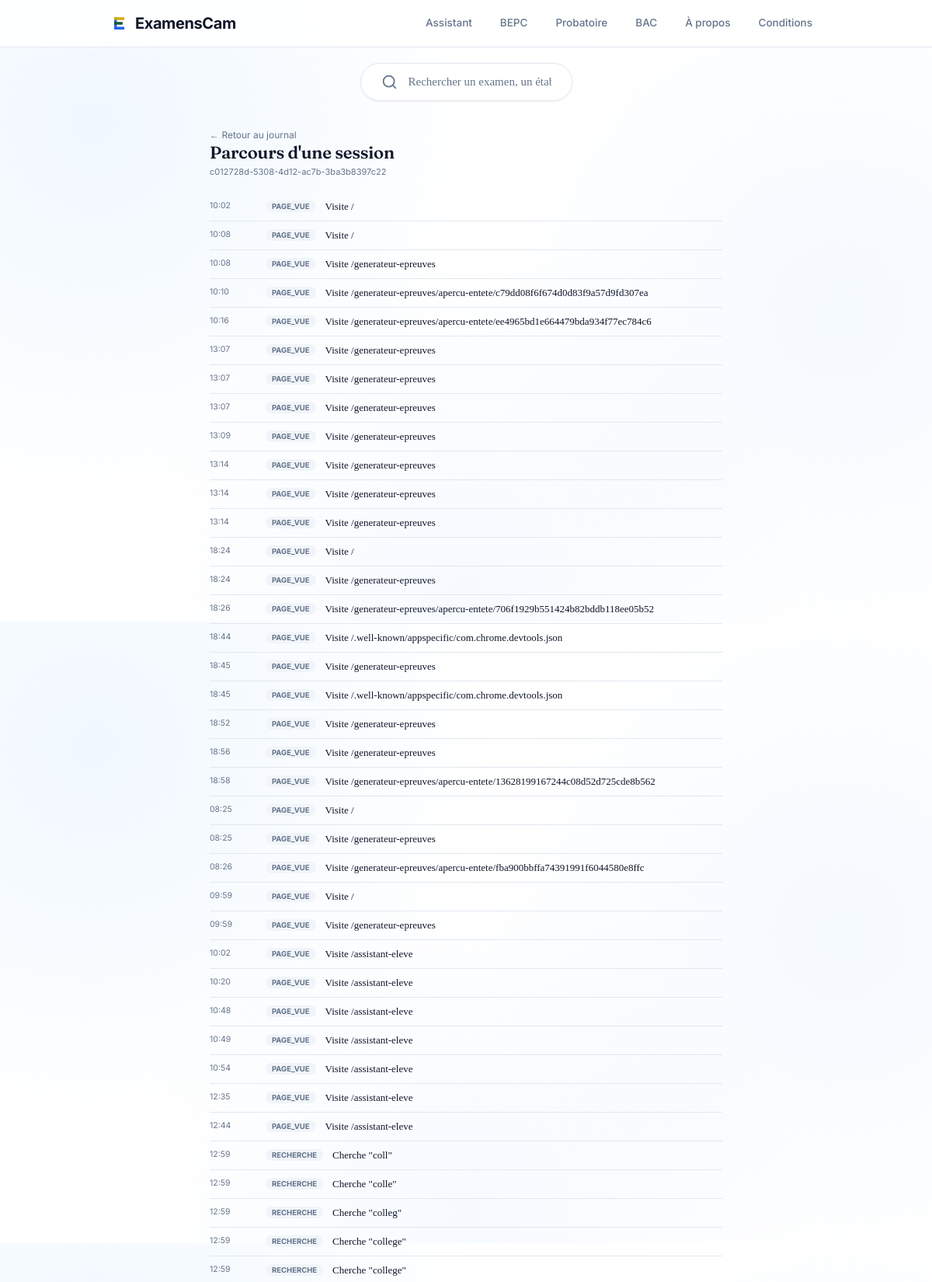
Page /admin/session/c012728d-5308-4d12-ac7b-3ba3b8397c22?jours=7 (signed in, upper part) on the committed database.
### tables this page shows
CREATE TABLE evenements (
            id INTEGER PRIMARY KEY AUTOINCREMENT,
            type_evenement TEXT NOT NULL,   -- 'page_vue', 'recherche', 'clic_resultat', 'redirection_externe', 'vue_blanche'
            session_id TEXT NOT NULL,       -- UUID anonyme, cookie cote client, aucune donnee personnelle
            route TEXT,                     -- chemin de la page (ex: /bac/C)
            niveau TEXT,
            serie TEXT,
            matiere TEXT,
            requete TEXT,                   -- texte tape, si type='recherche'
            destination TEXT,               -- URL cliquee, si type='clic_resultat'
            referrer TEXT,                  -- d'ou vient le visiteur (autre page du site, ou externe)
            date_evenement TEXT DEFAULT (datetime('now'))
        );

### app.py (the view)
@app.route('/admin/session/<session_id>')
@admin_requis
def admin_parcours(session_id):
    jours = request.args.get('jours', 30, type=int)
    return render_template('admin_parcours.html',
        session_id=session_id,
        evenements=stats_parcours_session(session_id, jours),
        jours=jours,
    )

### analytics.py (called while the page is built)
def get_connection():
    conn = sqlite3.connect(DB_PATH)
    conn.row_factory = sqlite3.Row
    return conn

def get_ou_creer_session(request, response=None):
    session_id = request.cookies.get('ec_session')
    if not session_id:
        session_id = str(uuid.uuid4())
    return session_id

def est_probablement_bot(user_agent) -> bool:
    if not user_agent:
        return True
    ua = user_agent.lower()
    return any(b in ua for b in BOTS_CONNUS)

def stats_parcours_session(session_id: str, jours: int = 30) -> list[dict]:
    conn = get_connection()
    try:
        depuis = (datetime.now() - timedelta(days=jours)).strftime('%Y-%m-%d')
        rows = conn.execute(f"""
            SELECT type_evenement, route, niveau, serie, matiere, requete,
                   destination, datetime(date_evenement, '{DECALAGE_HORAIRE_SQL}') as date_evenement
            FROM evenements
            WHERE session_id = ? AND date_evenement >= ?
            ORDER BY date_evenement ASC
        """, (session_id, depuis)).fetchall()
        return [dict(r) for r in rows]
    finally:
        conn.close()

### app.py (called while the page is built, shortened)
@app.context_processor
def inject_globals():
    eleve_nav = None
    eleve_id = session.get('eleve_id')
    if eleve_id:
        eleve_nav = get_eleve_par_id(eleve_id)
        if not eleve_nav:
            session.pop('eleve_id', None)
    return {'site_nom': 'ExamensCam', 'eleve_nav': eleve_nav}

@app.before_request
def _avant_requete():
    g.session_id = get_ou_creer_session(request)
    route_ignoree = any(request.path.startswith(p) for p in ROUTES_IGNOREES_TRACKING)
    admin_actif = session.get('admin_connecte', False)
    bot = est_probablement_bot(request.headers.get('User-Agent'))

@app.after_request
def _apres_requete(response):
    if not request.cookies.get('ec_session') and hasattr(g, 'session_id'):
        response.set_cookie('ec_session', g.session_id, max_age=60*60*24*365, samesite='Lax')
    return response

def admin_requis(f):
    @wraps(f)
    def wrapper(*args, **kwargs):
        if not session.get('admin_connecte'):
            return redirect('/admin/login')
        return f(*args, **kwargs)
    return wrapper

@app.context_processor
def inject_eleve():
    eleve_id = session.get('eleve_id')
    eleve = get_eleve_par_id(eleve_id) if eleve_id else None
    return {'eleve_connecte': eleve}

### templates/admin_parcours.html (shortened to what this page needs)
{% extends 'base.html' %}
{% block content %}
<div class="dash-wrap">
  <a href="/admin/dashboard/journal?jours={{ jours }}" class="dash-back">&larr; Retour au journal</a>
  <h1 class="dash-title">Parcours d'une session</h1>
  <p class="dash-sub">{{ session_id }}</p>
  {% if evenements %}
    {% for e in evenements %}
    <div class="parcours-item">
      <span class="parcours-heure">{{ e.date_evenement[11:16] }}</span>
      <span class="parcours-type">{{ e.type_evenement }}</span>
      <span class="parcours-detail">
        {% if e.type_evenement == 'page_vue' %}
          Visite {{ e.route }}
        {% elif e.type_evenement == 'recherche' %}
          Cherche "{{ e.requete }}"{% if e.niveau %} (contexte {{ e.niveau }}{% if e.matiere %} {{ e.matiere }}{% endif %}){% endif %}
        {% elif e.type_evenement == 'clic_resultat' %}
          Clique vers {{ e.destination }}
        {% elif e.type_evenement == 'redirection_externe' %}
          Redirige vers {{ e.destination }} ({{ e.niveau }} {{ e.serie }} {{ e.matiere }})
        {% else %}
          {{ e.type_evenement }}
        {% endif %}
      </span>
    </div>
    {% endfor %}
  {% else %}
    <div class="parcours-vide">Aucun evenement trouve pour cette session sur la periode.</div>
  {% endif %}
</div>
{% endblock %}

### static/css/nouvelles_pages.css (style rules this page uses)
:root { --ec-paper: #FFFFFF; --ec-ink: #0F172A; --ec-ink-soft: #64748B; --ec-line: #E2E8F0; --ec-line-soft: #F8FAFC; --ec-surface: #FFFFFF; --ec-accent: #2563EB; --ec-accent-soft: #F1F5F9; --ec-serif-titre: 'Fraunces', Georgia, serif; --ec-serif-corps: 'Source Serif 4', Georgia, serif; --ec-serif: var(--ec-serif-corps); --ec-sans: 'Inter', -apple-system, BlinkMacSystemFont, "Segoe UI", Arial, sans-serif; --ec-mono: ui-monospace, "SF Mono", "Cascadia Mono", monospace; }

### templates/base.html (style rules this page uses)
:root { --paper: #FFFFFF; --ink: #0F172A; --ink-soft: #64748B; --line: #E2E8F0; --line-soft: #F8FAFC; --surface: #FFFFFF; --accent: #2563EB; --accent-soft: #F1F5F9; --radius: 8px; }
*, *::before, *::after { box-sizing: border-box; margin: 0; padding: 0; }
html { scroll-behavior: smooth; }
body { font-family: 'Inter', sans-serif; background: radial-gradient(circle at 10% 20%, rgba(218, 237, 255, 0.40) 0%, transparent 40%), radial-gradient(circle at 90% 50%, rgba(226, 239, 255, 0.35) 0%, transparent 40%), radial-gradient(circle at 50% 95%, rgba(236, 244, 255, 0.45) 0%, transparent 45%), var(--paper); color: var(--ink); min-height: 100vh; display: flex; flex-direction: column; -webkit-font-smoothing: antialiased; }
a { color: inherit; }
h1, h2, h3, .serif { font-family: 'Fraunces', serif; font-weight: 700; letter-spacing: -0.01em; }

### templates/admin_parcours.html (style rules this page uses)
.dash-wrap { max-width: 700px; margin: 0 auto; padding: 24px 20px 60px; }
.dash-title { font-family: 'Fraunces', serif; font-size: 22px; font-weight: 600; letter-spacing: -0.01em; color: var(--ink); margin-bottom: 4px; }
.dash-sub { font-family: 'Inter', monospace; font-size: 11px; color: var(--ink-soft); margin-bottom: 20px; }
.dash-back { font-size: 12px; color: var(--ink-soft); text-decoration: none; }
.parcours-item { display: flex; gap: 12px; padding: 10px 0; border-bottom: 1px solid var(--line); }
.parcours-heure { font-family: 'Inter', monospace; font-size: 10.5px; color: var(--ink-soft); flex-shrink: 0; width: 60px; }
.parcours-type { font-family: 'Inter', sans-serif; font-size: 9.5px; font-weight: 700; text-transform: uppercase; padding: 2px 8px; border-radius: 999px; background: var(--accent-soft); color: var(--ink-soft); flex-shrink: 0; height: fit-content; }
.parcours-detail { font-size: 13px; color: var(--ink); font-family: 'Source Serif 4', serif; }

### rows in the picture
evenements: date_evenement "10:02", type_evenement "PAGE_VUE", route "/"
evenements: date_evenement "10:08", type_evenement "PAGE_VUE", route "/"
evenements: date_evenement "10:08", type_evenement "PAGE_VUE", route "/generateur-epreuves"
evenements: date_evenement "10:10", type_evenement "PAGE_VUE", route "/generateur-epreuves/apercu-entete/c79dd08f6f674d0d83f9a57d9fd307ea"
evenements: date_evenement "10:16", type_evenement "PAGE_VUE", route "/generateur-epreuves/apercu-entete/ee4965bd1e664479bda934f77ec784c6"
evenements: date_evenement "13:07", type_evenement "PAGE_VUE", route "/generateur-epreuves"
evenements: date_evenement "13:07", type_evenement "PAGE_VUE", route "/generateur-epreuves"
evenements: date_evenement "13:07", type_evenement "PAGE_VUE", route "/generateur-epreuves"
evenements: date_evenement "13:09", type_evenement "PAGE_VUE", route "/generateur-epreuves"
evenements: date_evenement "13:14", type_evenement "PAGE_VUE", route "/generateur-epreuves"
evenements: date_evenement "13:14", type_evenement "PAGE_VUE", route "/generateur-epreuves"
evenements: date_evenement "13:14", type_evenement "PAGE_VUE", route "/generateur-epreuves"
evenements: date_evenement "18:24", type_evenement "PAGE_VUE", route "/"
evenements: date_evenement "18:24", type_evenement "PAGE_VUE", route "/generateur-epreuves"
evenements: date_evenement "18:26", type_evenement "PAGE_VUE", route "/generateur-epreuves/apercu-entete/706f1929b551424b82bddb118ee05b52"
evenements: date_evenement "18:44", type_evenement "PAGE_VUE", route "/.well-known/appspecific/com.chrome.devtools.json"
evenements: date_evenement "18:45", type_evenement "PAGE_VUE", route "/generateur-epreuves"
evenements: date_evenement "18:45", type_evenement "PAGE_VUE", route "/.well-known/appspecific/com.chrome.devtools.json"
evenements: date_evenement "18:52", type_evenement "PAGE_VUE", route "/generateur-epreuves"
evenements: date_evenement "18:56", type_evenement "PAGE_VUE", route "/generateur-epreuves"
evenements: date_evenement "18:58", type_evenement "PAGE_VUE", route "/generateur-epreuves/apercu-entete/13628199167244c08d52d725cde8b562"
evenements: date_evenement "08:25", type_evenement "PAGE_VUE", route "/"
evenements: date_evenement "08:25", type_evenement "PAGE_VUE", route "/generateur-epreuves"
evenements: date_evenement "08:26", type_evenement "PAGE_VUE", route "/generateur-epreuves/apercu-entete/fba900bbffa74391991f6044580e8ffc"
evenements: date_evenement "09:59", type_evenement "PAGE_VUE", route "/"
evenements: date_evenement "09:59", type_evenement "PAGE_VUE", route "/generateur-epreuves"
evenements: date_evenement "10:02", type_evenement "PAGE_VUE", route "/assistant-eleve"
evenements: date_evenement "10:20", type_evenement "PAGE_VUE", route "/assistant-eleve"
evenements: date_evenement "10:48", type_evenement "PAGE_VUE", route "/assistant-eleve"
evenements: date_evenement "10:49", type_evenement "PAGE_VUE", route "/assistant-eleve"
evenements: date_evenement "10:54", type_evenement "PAGE_VUE", route "/assistant-eleve"
evenements: date_evenement "12:35", type_evenement "PAGE_VUE", route "/assistant-eleve"
evenements: date_evenement "12:44", type_evenement "PAGE_VUE", route "/assistant-eleve"
evenements: date_evenement "12:59", type_evenement "RECHERCHE", requete "coll"
evenements: date_evenement "12:59", type_evenement "RECHERCHE", requete "colle"
evenements: date_evenement "12:59", type_evenement "RECHERCHE", requete "colleg"
evenements: date_evenement "12:59", type_evenement "RECHERCHE", requete "college"
evenements: date_evenement "12:59", type_evenement "RECHERCHE", requete "college"

### other values in the picture
{{ session_id }} "c012728d-5308-4d12-ac7b-3ba3b8397c22"
